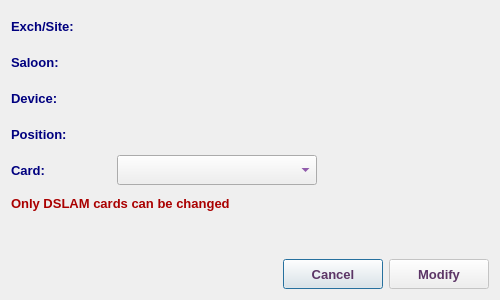
<?xml version="1.0" encoding="UTF-8"?>
<ui version="4.0">
 <class>ChangeDslamCardDialog</class>
 <widget class="QDialog" name="ChangeDslamCardDialog">
  <property name="windowModality">
   <enum>Qt::NonModal</enum>
  </property>
  <property name="geometry">
   <rect>
    <x>0</x>
    <y>0</y>
    <width>500</width>
    <height>300</height>
   </rect>
  </property>
  <property name="sizePolicy">
   <sizepolicy hsizetype="Fixed" vsizetype="Fixed">
    <horstretch>0</horstretch>
    <verstretch>0</verstretch>
   </sizepolicy>
  </property>
  <property name="minimumSize">
   <size>
    <width>500</width>
    <height>300</height>
   </size>
  </property>
  <property name="maximumSize">
   <size>
    <width>501</width>
    <height>301</height>
   </size>
  </property>
  <property name="font">
   <font>
    <family>Tahoma</family>
    <pointsize>10</pointsize>
   </font>
  </property>
  <property name="windowTitle">
   <string>Change DSLAM Card</string>
  </property>
  <property name="windowIcon">
   <iconset resource="../../../../image.qrc">
    <normaloff>:/Image/card.png</normaloff>:/Image/card.png</iconset>
  </property>
  <layout class="QVBoxLayout" name="verticalLayout">
   <item>
    <layout class="QHBoxLayout" name="horizontalLayout_7">
     <item>
      <widget class="QLabel" name="label_6">
       <property name="minimumSize">
        <size>
         <width>100</width>
         <height>30</height>
        </size>
       </property>
       <property name="maximumSize">
        <size>
         <width>100</width>
         <height>30</height>
        </size>
       </property>
       <property name="font">
        <font>
         <family>Tahoma</family>
         <pointsize>10</pointsize>
         <weight>75</weight>
         <bold>true</bold>
        </font>
       </property>
       <property name="styleSheet">
        <string notr="true">color: rgb(0, 0, 127);</string>
       </property>
       <property name="text">
        <string>Exch/Site:</string>
       </property>
      </widget>
     </item>
     <item>
      <widget class="QLabel" name="abbrLbl">
       <property name="sizePolicy">
        <sizepolicy hsizetype="Expanding" vsizetype="Preferred">
         <horstretch>0</horstretch>
         <verstretch>0</verstretch>
        </sizepolicy>
       </property>
       <property name="minimumSize">
        <size>
         <width>320</width>
         <height>30</height>
        </size>
       </property>
       <property name="maximumSize">
        <size>
         <width>500</width>
         <height>30</height>
        </size>
       </property>
       <property name="font">
        <font>
         <family>Tahoma</family>
         <pointsize>10</pointsize>
         <weight>75</weight>
         <bold>true</bold>
        </font>
       </property>
       <property name="styleSheet">
        <string notr="true">color: rgb(85, 0, 127);</string>
       </property>
       <property name="text">
        <string/>
       </property>
       <property name="alignment">
        <set>Qt::AlignLeading|Qt::AlignLeft|Qt::AlignVCenter</set>
       </property>
       <property name="wordWrap">
        <bool>true</bool>
       </property>
      </widget>
     </item>
    </layout>
   </item>
   <item>
    <layout class="QHBoxLayout" name="horizontalLayout_6">
     <item>
      <widget class="QLabel" name="label_5">
       <property name="minimumSize">
        <size>
         <width>100</width>
         <height>30</height>
        </size>
       </property>
       <property name="maximumSize">
        <size>
         <width>100</width>
         <height>30</height>
        </size>
       </property>
       <property name="font">
        <font>
         <family>Tahoma</family>
         <pointsize>10</pointsize>
         <weight>75</weight>
         <bold>true</bold>
        </font>
       </property>
       <property name="styleSheet">
        <string notr="true">color: rgb(0, 0, 127);</string>
       </property>
       <property name="text">
        <string>Saloon:</string>
       </property>
      </widget>
     </item>
     <item>
      <widget class="QLabel" name="saloonLbl">
       <property name="sizePolicy">
        <sizepolicy hsizetype="Expanding" vsizetype="Preferred">
         <horstretch>0</horstretch>
         <verstretch>0</verstretch>
        </sizepolicy>
       </property>
       <property name="minimumSize">
        <size>
         <width>320</width>
         <height>30</height>
        </size>
       </property>
       <property name="maximumSize">
        <size>
         <width>500</width>
         <height>30</height>
        </size>
       </property>
       <property name="font">
        <font>
         <family>Tahoma</family>
         <pointsize>10</pointsize>
         <weight>75</weight>
         <bold>true</bold>
        </font>
       </property>
       <property name="styleSheet">
        <string notr="true">color: rgb(85, 0, 127);</string>
       </property>
       <property name="text">
        <string/>
       </property>
       <property name="alignment">
        <set>Qt::AlignLeading|Qt::AlignLeft|Qt::AlignVCenter</set>
       </property>
       <property name="wordWrap">
        <bool>true</bool>
       </property>
      </widget>
     </item>
    </layout>
   </item>
   <item>
    <layout class="QHBoxLayout" name="horizontalLayout_3">
     <item>
      <widget class="QLabel" name="label_3">
       <property name="minimumSize">
        <size>
         <width>100</width>
         <height>30</height>
        </size>
       </property>
       <property name="maximumSize">
        <size>
         <width>100</width>
         <height>30</height>
        </size>
       </property>
       <property name="font">
        <font>
         <family>Tahoma</family>
         <pointsize>10</pointsize>
         <weight>75</weight>
         <bold>true</bold>
        </font>
       </property>
       <property name="styleSheet">
        <string notr="true">color: rgb(0, 0, 127);</string>
       </property>
       <property name="text">
        <string>Device:</string>
       </property>
      </widget>
     </item>
     <item>
      <widget class="QLabel" name="deviceLbl">
       <property name="sizePolicy">
        <sizepolicy hsizetype="Expanding" vsizetype="Preferred">
         <horstretch>0</horstretch>
         <verstretch>0</verstretch>
        </sizepolicy>
       </property>
       <property name="minimumSize">
        <size>
         <width>320</width>
         <height>30</height>
        </size>
       </property>
       <property name="maximumSize">
        <size>
         <width>500</width>
         <height>30</height>
        </size>
       </property>
       <property name="font">
        <font>
         <family>Tahoma</family>
         <pointsize>10</pointsize>
         <weight>75</weight>
         <bold>true</bold>
        </font>
       </property>
       <property name="styleSheet">
        <string notr="true">color: rgb(85, 0, 127);</string>
       </property>
       <property name="text">
        <string/>
       </property>
       <property name="wordWrap">
        <bool>true</bool>
       </property>
      </widget>
     </item>
    </layout>
   </item>
   <item>
    <widget class="QFrame" name="frame">
     <property name="font">
      <font>
       <family>Tahoma</family>
       <pointsize>10</pointsize>
      </font>
     </property>
     <property name="frameShape">
      <enum>QFrame::NoFrame</enum>
     </property>
     <property name="frameShadow">
      <enum>QFrame::Plain</enum>
     </property>
     <property name="lineWidth">
      <number>0</number>
     </property>
     <layout class="QVBoxLayout" name="verticalLayout_2">
      <property name="leftMargin">
       <number>0</number>
      </property>
      <property name="topMargin">
       <number>0</number>
      </property>
      <property name="rightMargin">
       <number>0</number>
      </property>
      <property name="bottomMargin">
       <number>0</number>
      </property>
      <item>
       <layout class="QHBoxLayout" name="horizontalLayout_8">
        <item>
         <widget class="QLabel" name="label_7">
          <property name="minimumSize">
           <size>
            <width>100</width>
            <height>30</height>
           </size>
          </property>
          <property name="maximumSize">
           <size>
            <width>100</width>
            <height>30</height>
           </size>
          </property>
          <property name="font">
           <font>
            <family>Tahoma</family>
            <pointsize>10</pointsize>
            <weight>75</weight>
            <bold>true</bold>
           </font>
          </property>
          <property name="styleSheet">
           <string notr="true">color: rgb(0, 0, 127);</string>
          </property>
          <property name="text">
           <string>Position:</string>
          </property>
         </widget>
        </item>
        <item>
         <widget class="QLabel" name="positionLbl">
          <property name="sizePolicy">
           <sizepolicy hsizetype="Expanding" vsizetype="Preferred">
            <horstretch>0</horstretch>
            <verstretch>0</verstretch>
           </sizepolicy>
          </property>
          <property name="minimumSize">
           <size>
            <width>320</width>
            <height>30</height>
           </size>
          </property>
          <property name="maximumSize">
           <size>
            <width>500</width>
            <height>30</height>
           </size>
          </property>
          <property name="font">
           <font>
            <family>Tahoma</family>
            <pointsize>10</pointsize>
            <weight>75</weight>
            <bold>true</bold>
           </font>
          </property>
          <property name="styleSheet">
           <string notr="true">color: rgb(85, 0, 127);</string>
          </property>
          <property name="text">
           <string/>
          </property>
          <property name="wordWrap">
           <bool>true</bool>
          </property>
         </widget>
        </item>
       </layout>
      </item>
      <item>
       <layout class="QHBoxLayout" name="horizontalLayout_5">
        <item>
         <widget class="QLabel" name="label_4">
          <property name="minimumSize">
           <size>
            <width>100</width>
            <height>30</height>
           </size>
          </property>
          <property name="maximumSize">
           <size>
            <width>100</width>
            <height>30</height>
           </size>
          </property>
          <property name="font">
           <font>
            <family>Tahoma</family>
            <pointsize>10</pointsize>
            <weight>75</weight>
            <bold>true</bold>
           </font>
          </property>
          <property name="styleSheet">
           <string notr="true">color: rgb(0, 0, 127);</string>
          </property>
          <property name="text">
           <string>Card:</string>
          </property>
         </widget>
        </item>
        <item>
         <widget class="QComboBox" name="cardCB">
          <property name="sizePolicy">
           <sizepolicy hsizetype="Expanding" vsizetype="Fixed">
            <horstretch>0</horstretch>
            <verstretch>0</verstretch>
           </sizepolicy>
          </property>
          <property name="minimumSize">
           <size>
            <width>200</width>
            <height>30</height>
           </size>
          </property>
          <property name="maximumSize">
           <size>
            <width>500</width>
            <height>30</height>
           </size>
          </property>
          <property name="font">
           <font>
            <family>Tahoma</family>
            <pointsize>10</pointsize>
            <weight>75</weight>
            <bold>true</bold>
           </font>
          </property>
          <property name="styleSheet">
           <string notr="true">color: rgb(85, 0, 127);</string>
          </property>
         </widget>
        </item>
        <item>
         <spacer name="horizontalSpacer_2">
          <property name="orientation">
           <enum>Qt::Horizontal</enum>
          </property>
          <property name="sizeHint" stdset="0">
           <size>
            <width>40</width>
            <height>20</height>
           </size>
          </property>
         </spacer>
        </item>
       </layout>
      </item>
     </layout>
    </widget>
   </item>
   <item>
    <widget class="QLabel" name="errorLbl">
     <property name="minimumSize">
      <size>
       <width>200</width>
       <height>25</height>
      </size>
     </property>
     <property name="maximumSize">
      <size>
       <width>16777215</width>
       <height>50</height>
      </size>
     </property>
     <property name="font">
      <font>
       <family>Tahoma</family>
       <pointsize>10</pointsize>
       <weight>75</weight>
       <bold>true</bold>
      </font>
     </property>
     <property name="styleSheet">
      <string notr="true">color: rgb(170, 0, 0);</string>
     </property>
     <property name="text">
      <string>Only DSLAM cards can be changed</string>
     </property>
     <property name="wordWrap">
      <bool>true</bool>
     </property>
    </widget>
   </item>
   <item>
    <spacer name="verticalSpacer">
     <property name="font">
      <font>
       <family>Tahoma</family>
       <pointsize>10</pointsize>
      </font>
     </property>
     <property name="orientation">
      <enum>Qt::Vertical</enum>
     </property>
     <property name="sizeHint" stdset="0">
      <size>
       <width>20</width>
       <height>31</height>
      </size>
     </property>
    </spacer>
   </item>
   <item>
    <layout class="QHBoxLayout" name="horizontalLayout_4">
     <item>
      <spacer name="horizontalSpacer">
       <property name="font">
        <font>
         <family>Tahoma</family>
         <pointsize>10</pointsize>
        </font>
       </property>
       <property name="orientation">
        <enum>Qt::Horizontal</enum>
       </property>
       <property name="sizeHint" stdset="0">
        <size>
         <width>40</width>
         <height>20</height>
        </size>
       </property>
      </spacer>
     </item>
     <item>
      <widget class="QPushButton" name="cancelBtn">
       <property name="sizePolicy">
        <sizepolicy hsizetype="Preferred" vsizetype="Fixed">
         <horstretch>0</horstretch>
         <verstretch>0</verstretch>
        </sizepolicy>
       </property>
       <property name="minimumSize">
        <size>
         <width>100</width>
         <height>30</height>
        </size>
       </property>
       <property name="maximumSize">
        <size>
         <width>200</width>
         <height>30</height>
        </size>
       </property>
       <property name="font">
        <font>
         <family>Tahoma</family>
         <pointsize>10</pointsize>
         <weight>75</weight>
         <bold>true</bold>
        </font>
       </property>
       <property name="styleSheet">
        <string notr="true">color: rgb(92, 53, 102);</string>
       </property>
       <property name="text">
        <string>Cancel</string>
       </property>
      </widget>
     </item>
     <item>
      <widget class="QPushButton" name="okBtn">
       <property name="enabled">
        <bool>false</bool>
       </property>
       <property name="sizePolicy">
        <sizepolicy hsizetype="Preferred" vsizetype="Fixed">
         <horstretch>0</horstretch>
         <verstretch>0</verstretch>
        </sizepolicy>
       </property>
       <property name="minimumSize">
        <size>
         <width>100</width>
         <height>30</height>
        </size>
       </property>
       <property name="maximumSize">
        <size>
         <width>200</width>
         <height>30</height>
        </size>
       </property>
       <property name="font">
        <font>
         <family>Tahoma</family>
         <pointsize>10</pointsize>
         <weight>75</weight>
         <bold>true</bold>
        </font>
       </property>
       <property name="styleSheet">
        <string notr="true">color: rgb(92, 53, 102);</string>
       </property>
       <property name="text">
        <string>Modify</string>
       </property>
       <property name="icon">
        <iconset resource="../../../../image.qrc">
         <normaloff>:/Image/edit.png</normaloff>:/Image/edit.png</iconset>
       </property>
       <property name="iconSize">
        <size>
         <width>20</width>
         <height>20</height>
        </size>
       </property>
      </widget>
     </item>
    </layout>
   </item>
  </layout>
 </widget>
 <tabstops>
  <tabstop>cardCB</tabstop>
  <tabstop>okBtn</tabstop>
  <tabstop>cancelBtn</tabstop>
 </tabstops>
 <resources>
  <include location="../../../../image.qrc"/>
 </resources>
 <connections/>
</ui>
